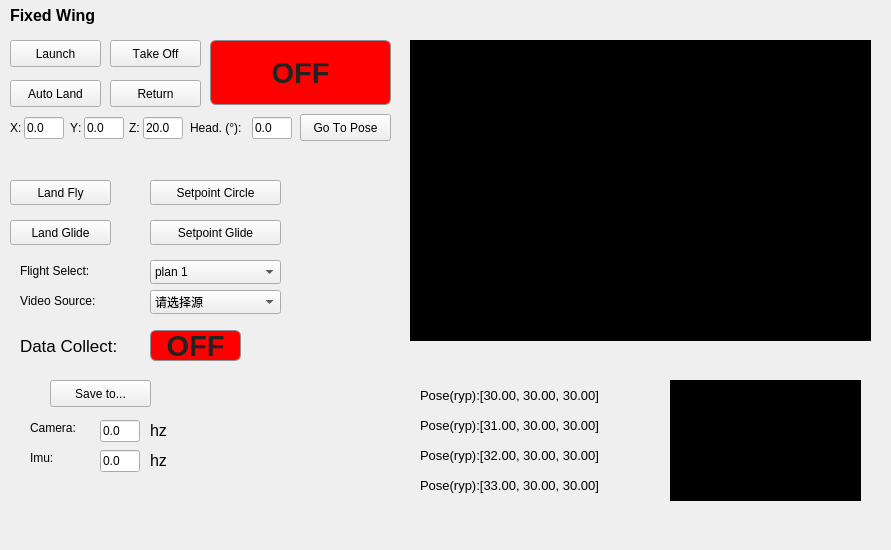
<?xml version="1.0" encoding="UTF-8"?>
<ui version="4.0">
 <class>QuadWidget</class>
 <widget class="QWidget" name="QuadWidget">
  <property name="geometry">
   <rect>
    <x>0</x>
    <y>0</y>
    <width>891</width>
    <height>550</height>
   </rect>
  </property>
  <property name="sizePolicy">
   <sizepolicy hsizetype="Minimum" vsizetype="Fixed">
    <horstretch>0</horstretch>
    <verstretch>0</verstretch>
   </sizepolicy>
  </property>
  <property name="minimumSize">
   <size>
    <width>330</width>
    <height>550</height>
   </size>
  </property>
  <property name="baseSize">
   <size>
    <width>0</width>
    <height>0</height>
   </size>
  </property>
  <property name="font">
   <font>
    <kerning>false</kerning>
   </font>
  </property>
  <property name="windowTitle">
   <string>Copilot</string>
  </property>
  <widget class="QLabel" name="label_8">
   <property name="geometry">
    <rect>
     <x>10</x>
     <y>0</y>
     <width>211</width>
     <height>31</height>
    </rect>
   </property>
   <property name="font">
    <font>
     <pointsize>12</pointsize>
     <weight>75</weight>
     <bold>true</bold>
    </font>
   </property>
   <property name="text">
    <string>Fixed Wing</string>
   </property>
  </widget>
  <widget class="QPushButton" name="button_launch">
   <property name="geometry">
    <rect>
     <x>10</x>
     <y>40</y>
     <width>91</width>
     <height>27</height>
    </rect>
   </property>
   <property name="cursor">
    <cursorShape>ArrowCursor</cursorShape>
   </property>
   <property name="text">
    <string>Launch</string>
   </property>
  </widget>
  <widget class="QPushButton" name="button_off">
   <property name="enabled">
    <bool>false</bool>
   </property>
   <property name="geometry">
    <rect>
     <x>210</x>
     <y>40</y>
     <width>181</width>
     <height>65</height>
    </rect>
   </property>
   <property name="font">
    <font>
     <pointsize>22</pointsize>
     <weight>75</weight>
     <bold>true</bold>
    </font>
   </property>
   <property name="cursor">
    <cursorShape>ArrowCursor</cursorShape>
   </property>
   <property name="autoFillBackground">
    <bool>false</bool>
   </property>
   <property name="styleSheet">
    <string notr="true">QPushButton:pressed { 
		    color: #ffffff;
        		border: 3px solid #8f8f91; 
        		border-radius: 6px; 
        		background-color: 
        		qlineargradient(x1: 0, y1: 0, x2: 0, y2: 1, stop: 0 #ff0000, stop: 1 #ff0000); }
QPushButton:disabled { 
			color: #222222;
        		border: 1px solid #8f8f91; 
        		border-radius: 6px; 
        		background-color: 
        		qlineargradient(x1: 0, y1: 0, x2: 0, y2: 1, stop: 0 #ff0000, stop: 1 #ff0000); }
QPushButton { 
			color: #000000;
        		border: 1px solid #8f8f91; 
        		border-radius: 6px; 
        		background-color: 
        		qlineargradient(x1: 0, y1: 0, x2: 0, y2: 1, stop: 0 #ff0000, stop: 1 #ff0000); }</string>
   </property>
   <property name="text">
    <string>OFF</string>
   </property>
  </widget>
  <widget class="QPushButton" name="button_return">
   <property name="geometry">
    <rect>
     <x>110</x>
     <y>80</y>
     <width>91</width>
     <height>27</height>
    </rect>
   </property>
   <property name="cursor">
    <cursorShape>ArrowCursor</cursorShape>
   </property>
   <property name="toolTip">
    <string>Reset velocities to zero</string>
   </property>
   <property name="text">
    <string>Return</string>
   </property>
  </widget>
  <widget class="QPushButton" name="button_go_to_pose">
   <property name="geometry">
    <rect>
     <x>300</x>
     <y>114</y>
     <width>91</width>
     <height>27</height>
    </rect>
   </property>
   <property name="font">
    <font>
     <weight>50</weight>
     <bold>false</bold>
    </font>
   </property>
   <property name="cursor">
    <cursorShape>ArrowCursor</cursorShape>
   </property>
   <property name="text">
    <string>Go To Pose</string>
   </property>
  </widget>
  <widget class="QPushButton" name="button_auto_land">
   <property name="geometry">
    <rect>
     <x>10</x>
     <y>80</y>
     <width>91</width>
     <height>27</height>
    </rect>
   </property>
   <property name="cursor">
    <cursorShape>ArrowCursor</cursorShape>
   </property>
   <property name="mouseTracking">
    <bool>false</bool>
   </property>
   <property name="text">
    <string>Auto Land</string>
   </property>
  </widget>
  <widget class="QLineEdit" name="go_to_pose_x">
   <property name="geometry">
    <rect>
     <x>24</x>
     <y>117</y>
     <width>40</width>
     <height>22</height>
    </rect>
   </property>
   <property name="text">
    <string>0.0</string>
   </property>
  </widget>
  <widget class="QLabel" name="label_go_to_pose_x">
   <property name="geometry">
    <rect>
     <x>10</x>
     <y>120</y>
     <width>16</width>
     <height>16</height>
    </rect>
   </property>
   <property name="text">
    <string>X:</string>
   </property>
  </widget>
  <widget class="QLabel" name="label_go_to_pose_y">
   <property name="geometry">
    <rect>
     <x>70</x>
     <y>120</y>
     <width>16</width>
     <height>16</height>
    </rect>
   </property>
   <property name="text">
    <string>Y:</string>
   </property>
  </widget>
  <widget class="QLineEdit" name="go_to_pose_y">
   <property name="geometry">
    <rect>
     <x>84</x>
     <y>117</y>
     <width>40</width>
     <height>22</height>
    </rect>
   </property>
   <property name="text">
    <string>0.0</string>
   </property>
  </widget>
  <widget class="QLabel" name="label_go_to_pose_z">
   <property name="geometry">
    <rect>
     <x>129</x>
     <y>120</y>
     <width>16</width>
     <height>16</height>
    </rect>
   </property>
   <property name="text">
    <string>Z:</string>
   </property>
  </widget>
  <widget class="QLineEdit" name="go_to_pose_z">
   <property name="geometry">
    <rect>
     <x>143</x>
     <y>117</y>
     <width>40</width>
     <height>22</height>
    </rect>
   </property>
   <property name="text">
    <string>20.0</string>
   </property>
  </widget>
  <widget class="QLabel" name="label_go_to_pose_heading">
   <property name="geometry">
    <rect>
     <x>190</x>
     <y>120</y>
     <width>61</width>
     <height>16</height>
    </rect>
   </property>
   <property name="text">
    <string>Head. (°):</string>
   </property>
  </widget>
  <widget class="QLineEdit" name="go_to_pose_heading">
   <property name="geometry">
    <rect>
     <x>252</x>
     <y>117</y>
     <width>40</width>
     <height>22</height>
    </rect>
   </property>
   <property name="text">
    <string>0.0</string>
   </property>
  </widget>
  <widget class="QPushButton" name="button_land_fly">
   <property name="geometry">
    <rect>
     <x>10</x>
     <y>180</y>
     <width>101</width>
     <height>25</height>
    </rect>
   </property>
   <property name="text">
    <string>Land Fly</string>
   </property>
  </widget>
  <widget class="QPushButton" name="button_land_glide">
   <property name="geometry">
    <rect>
     <x>10</x>
     <y>220</y>
     <width>101</width>
     <height>25</height>
    </rect>
   </property>
   <property name="text">
    <string>Land Glide</string>
   </property>
  </widget>
  <widget class="QPushButton" name="button_setpoint_circle">
   <property name="geometry">
    <rect>
     <x>150</x>
     <y>180</y>
     <width>131</width>
     <height>25</height>
    </rect>
   </property>
   <property name="text">
    <string>Setpoint Circle</string>
   </property>
  </widget>
  <widget class="QPushButton" name="button_setpoint_glide">
   <property name="geometry">
    <rect>
     <x>150</x>
     <y>220</y>
     <width>131</width>
     <height>25</height>
    </rect>
   </property>
   <property name="text">
    <string>Setpoint Glide</string>
   </property>
  </widget>
  <widget class="QLabel" name="ImageLabel_video">
   <property name="geometry">
    <rect>
     <x>410</x>
     <y>40</y>
     <width>461</width>
     <height>301</height>
    </rect>
   </property>
   <property name="palette">
    <palette>
     <active>
      <colorrole role="WindowText">
       <brush brushstyle="SolidPattern">
        <color alpha="255">
         <red>0</red>
         <green>0</green>
         <blue>0</blue>
        </color>
       </brush>
      </colorrole>
      <colorrole role="Button">
       <brush brushstyle="SolidPattern">
        <color alpha="255">
         <red>0</red>
         <green>0</green>
         <blue>0</blue>
        </color>
       </brush>
      </colorrole>
      <colorrole role="Light">
       <brush brushstyle="SolidPattern">
        <color alpha="255">
         <red>255</red>
         <green>255</green>
         <blue>255</blue>
        </color>
       </brush>
      </colorrole>
      <colorrole role="Midlight">
       <brush brushstyle="SolidPattern">
        <color alpha="255">
         <red>255</red>
         <green>255</green>
         <blue>255</blue>
        </color>
       </brush>
      </colorrole>
      <colorrole role="Dark">
       <brush brushstyle="SolidPattern">
        <color alpha="255">
         <red>127</red>
         <green>127</green>
         <blue>127</blue>
        </color>
       </brush>
      </colorrole>
      <colorrole role="Mid">
       <brush brushstyle="SolidPattern">
        <color alpha="255">
         <red>170</red>
         <green>170</green>
         <blue>170</blue>
        </color>
       </brush>
      </colorrole>
      <colorrole role="Text">
       <brush brushstyle="SolidPattern">
        <color alpha="255">
         <red>0</red>
         <green>0</green>
         <blue>0</blue>
        </color>
       </brush>
      </colorrole>
      <colorrole role="BrightText">
       <brush brushstyle="SolidPattern">
        <color alpha="255">
         <red>255</red>
         <green>255</green>
         <blue>255</blue>
        </color>
       </brush>
      </colorrole>
      <colorrole role="ButtonText">
       <brush brushstyle="SolidPattern">
        <color alpha="255">
         <red>0</red>
         <green>0</green>
         <blue>0</blue>
        </color>
       </brush>
      </colorrole>
      <colorrole role="Base">
       <brush brushstyle="SolidPattern">
        <color alpha="255">
         <red>0</red>
         <green>0</green>
         <blue>0</blue>
        </color>
       </brush>
      </colorrole>
      <colorrole role="Window">
       <brush brushstyle="SolidPattern">
        <color alpha="255">
         <red>0</red>
         <green>0</green>
         <blue>0</blue>
        </color>
       </brush>
      </colorrole>
      <colorrole role="Shadow">
       <brush brushstyle="SolidPattern">
        <color alpha="255">
         <red>0</red>
         <green>0</green>
         <blue>0</blue>
        </color>
       </brush>
      </colorrole>
      <colorrole role="AlternateBase">
       <brush brushstyle="SolidPattern">
        <color alpha="255">
         <red>255</red>
         <green>255</green>
         <blue>255</blue>
        </color>
       </brush>
      </colorrole>
      <colorrole role="ToolTipBase">
       <brush brushstyle="SolidPattern">
        <color alpha="255">
         <red>255</red>
         <green>255</green>
         <blue>220</blue>
        </color>
       </brush>
      </colorrole>
      <colorrole role="ToolTipText">
       <brush brushstyle="SolidPattern">
        <color alpha="255">
         <red>0</red>
         <green>0</green>
         <blue>0</blue>
        </color>
       </brush>
      </colorrole>
     </active>
     <inactive>
      <colorrole role="WindowText">
       <brush brushstyle="SolidPattern">
        <color alpha="255">
         <red>0</red>
         <green>0</green>
         <blue>0</blue>
        </color>
       </brush>
      </colorrole>
      <colorrole role="Button">
       <brush brushstyle="SolidPattern">
        <color alpha="255">
         <red>0</red>
         <green>0</green>
         <blue>0</blue>
        </color>
       </brush>
      </colorrole>
      <colorrole role="Light">
       <brush brushstyle="SolidPattern">
        <color alpha="255">
         <red>255</red>
         <green>255</green>
         <blue>255</blue>
        </color>
       </brush>
      </colorrole>
      <colorrole role="Midlight">
       <brush brushstyle="SolidPattern">
        <color alpha="255">
         <red>255</red>
         <green>255</green>
         <blue>255</blue>
        </color>
       </brush>
      </colorrole>
      <colorrole role="Dark">
       <brush brushstyle="SolidPattern">
        <color alpha="255">
         <red>127</red>
         <green>127</green>
         <blue>127</blue>
        </color>
       </brush>
      </colorrole>
      <colorrole role="Mid">
       <brush brushstyle="SolidPattern">
        <color alpha="255">
         <red>170</red>
         <green>170</green>
         <blue>170</blue>
        </color>
       </brush>
      </colorrole>
      <colorrole role="Text">
       <brush brushstyle="SolidPattern">
        <color alpha="255">
         <red>0</red>
         <green>0</green>
         <blue>0</blue>
        </color>
       </brush>
      </colorrole>
      <colorrole role="BrightText">
       <brush brushstyle="SolidPattern">
        <color alpha="255">
         <red>255</red>
         <green>255</green>
         <blue>255</blue>
        </color>
       </brush>
      </colorrole>
      <colorrole role="ButtonText">
       <brush brushstyle="SolidPattern">
        <color alpha="255">
         <red>0</red>
         <green>0</green>
         <blue>0</blue>
        </color>
       </brush>
      </colorrole>
      <colorrole role="Base">
       <brush brushstyle="SolidPattern">
        <color alpha="255">
         <red>0</red>
         <green>0</green>
         <blue>0</blue>
        </color>
       </brush>
      </colorrole>
      <colorrole role="Window">
       <brush brushstyle="SolidPattern">
        <color alpha="255">
         <red>0</red>
         <green>0</green>
         <blue>0</blue>
        </color>
       </brush>
      </colorrole>
      <colorrole role="Shadow">
       <brush brushstyle="SolidPattern">
        <color alpha="255">
         <red>0</red>
         <green>0</green>
         <blue>0</blue>
        </color>
       </brush>
      </colorrole>
      <colorrole role="AlternateBase">
       <brush brushstyle="SolidPattern">
        <color alpha="255">
         <red>255</red>
         <green>255</green>
         <blue>255</blue>
        </color>
       </brush>
      </colorrole>
      <colorrole role="ToolTipBase">
       <brush brushstyle="SolidPattern">
        <color alpha="255">
         <red>255</red>
         <green>255</green>
         <blue>220</blue>
        </color>
       </brush>
      </colorrole>
      <colorrole role="ToolTipText">
       <brush brushstyle="SolidPattern">
        <color alpha="255">
         <red>0</red>
         <green>0</green>
         <blue>0</blue>
        </color>
       </brush>
      </colorrole>
     </inactive>
     <disabled>
      <colorrole role="WindowText">
       <brush brushstyle="SolidPattern">
        <color alpha="255">
         <red>127</red>
         <green>127</green>
         <blue>127</blue>
        </color>
       </brush>
      </colorrole>
      <colorrole role="Button">
       <brush brushstyle="SolidPattern">
        <color alpha="255">
         <red>0</red>
         <green>0</green>
         <blue>0</blue>
        </color>
       </brush>
      </colorrole>
      <colorrole role="Light">
       <brush brushstyle="SolidPattern">
        <color alpha="255">
         <red>255</red>
         <green>255</green>
         <blue>255</blue>
        </color>
       </brush>
      </colorrole>
      <colorrole role="Midlight">
       <brush brushstyle="SolidPattern">
        <color alpha="255">
         <red>255</red>
         <green>255</green>
         <blue>255</blue>
        </color>
       </brush>
      </colorrole>
      <colorrole role="Dark">
       <brush brushstyle="SolidPattern">
        <color alpha="255">
         <red>127</red>
         <green>127</green>
         <blue>127</blue>
        </color>
       </brush>
      </colorrole>
      <colorrole role="Mid">
       <brush brushstyle="SolidPattern">
        <color alpha="255">
         <red>170</red>
         <green>170</green>
         <blue>170</blue>
        </color>
       </brush>
      </colorrole>
      <colorrole role="Text">
       <brush brushstyle="SolidPattern">
        <color alpha="255">
         <red>127</red>
         <green>127</green>
         <blue>127</blue>
        </color>
       </brush>
      </colorrole>
      <colorrole role="BrightText">
       <brush brushstyle="SolidPattern">
        <color alpha="255">
         <red>255</red>
         <green>255</green>
         <blue>255</blue>
        </color>
       </brush>
      </colorrole>
      <colorrole role="ButtonText">
       <brush brushstyle="SolidPattern">
        <color alpha="255">
         <red>127</red>
         <green>127</green>
         <blue>127</blue>
        </color>
       </brush>
      </colorrole>
      <colorrole role="Base">
       <brush brushstyle="SolidPattern">
        <color alpha="255">
         <red>0</red>
         <green>0</green>
         <blue>0</blue>
        </color>
       </brush>
      </colorrole>
      <colorrole role="Window">
       <brush brushstyle="SolidPattern">
        <color alpha="255">
         <red>0</red>
         <green>0</green>
         <blue>0</blue>
        </color>
       </brush>
      </colorrole>
      <colorrole role="Shadow">
       <brush brushstyle="SolidPattern">
        <color alpha="255">
         <red>0</red>
         <green>0</green>
         <blue>0</blue>
        </color>
       </brush>
      </colorrole>
      <colorrole role="AlternateBase">
       <brush brushstyle="SolidPattern">
        <color alpha="255">
         <red>255</red>
         <green>255</green>
         <blue>255</blue>
        </color>
       </brush>
      </colorrole>
      <colorrole role="ToolTipBase">
       <brush brushstyle="SolidPattern">
        <color alpha="255">
         <red>255</red>
         <green>255</green>
         <blue>220</blue>
        </color>
       </brush>
      </colorrole>
      <colorrole role="ToolTipText">
       <brush brushstyle="SolidPattern">
        <color alpha="255">
         <red>0</red>
         <green>0</green>
         <blue>0</blue>
        </color>
       </brush>
      </colorrole>
     </disabled>
    </palette>
   </property>
   <property name="styleSheet">
    <string notr="true">background-color: rgb(0, 0, 0);</string>
   </property>
   <property name="text">
    <string/>
   </property>
  </widget>
  <widget class="QComboBox" name="PixelFormat">
   <property name="geometry">
    <rect>
     <x>150</x>
     <y>260</y>
     <width>131</width>
     <height>24</height>
    </rect>
   </property>
   <property name="editable">
    <bool>false</bool>
   </property>
   <item>
    <property name="text">
     <string>plan 1</string>
    </property>
   </item>
   <item>
    <property name="text">
     <string>plan 2</string>
    </property>
   </item>
  </widget>
  <widget class="QLabel" name="label_flight_select">
   <property name="geometry">
    <rect>
     <x>20</x>
     <y>250</y>
     <width>101</width>
     <height>41</height>
    </rect>
   </property>
   <property name="text">
    <string>Flight Select:</string>
   </property>
  </widget>
  <widget class="QLabel" name="label_pose_1">
   <property name="geometry">
    <rect>
     <x>420</x>
     <y>380</y>
     <width>391</width>
     <height>31</height>
    </rect>
   </property>
   <property name="font">
    <font>
     <pointsize>10</pointsize>
    </font>
   </property>
   <property name="text">
    <string>Pose(ryp):[30.00, 30.00, 30.00]</string>
   </property>
  </widget>
  <widget class="QLabel" name="label_pose_2">
   <property name="geometry">
    <rect>
     <x>420</x>
     <y>410</y>
     <width>391</width>
     <height>31</height>
    </rect>
   </property>
   <property name="font">
    <font>
     <pointsize>10</pointsize>
    </font>
   </property>
   <property name="text">
    <string>Pose(ryp):[31.00, 30.00, 30.00]</string>
   </property>
  </widget>
  <widget class="QLabel" name="label_pose_3">
   <property name="geometry">
    <rect>
     <x>420</x>
     <y>440</y>
     <width>391</width>
     <height>31</height>
    </rect>
   </property>
   <property name="font">
    <font>
     <pointsize>10</pointsize>
    </font>
   </property>
   <property name="text">
    <string>Pose(ryp):[32.00, 30.00, 30.00]</string>
   </property>
  </widget>
  <widget class="QLabel" name="label_pose_4">
   <property name="geometry">
    <rect>
     <x>420</x>
     <y>470</y>
     <width>391</width>
     <height>31</height>
    </rect>
   </property>
   <property name="font">
    <font>
     <pointsize>10</pointsize>
    </font>
   </property>
   <property name="text">
    <string>Pose(ryp):[33.00, 30.00, 30.00]</string>
   </property>
  </widget>
  <widget class="QPushButton" name="button_off_2">
   <property name="enabled">
    <bool>false</bool>
   </property>
   <property name="geometry">
    <rect>
     <x>150</x>
     <y>330</y>
     <width>91</width>
     <height>31</height>
    </rect>
   </property>
   <property name="font">
    <font>
     <pointsize>22</pointsize>
     <weight>75</weight>
     <bold>true</bold>
    </font>
   </property>
   <property name="cursor">
    <cursorShape>ArrowCursor</cursorShape>
   </property>
   <property name="autoFillBackground">
    <bool>false</bool>
   </property>
   <property name="styleSheet">
    <string notr="true">QPushButton:pressed { 
		    color: #ffffff;
        		border: 3px solid #8f8f91; 
        		border-radius: 6px; 
        		background-color: 
        		qlineargradient(x1: 0, y1: 0, x2: 0, y2: 1, stop: 0 #ff0000, stop: 1 #ff0000); }
QPushButton:disabled { 
			color: #222222;
        		border: 1px solid #8f8f91; 
        		border-radius: 6px; 
        		background-color: 
        		qlineargradient(x1: 0, y1: 0, x2: 0, y2: 1, stop: 0 #ff0000, stop: 1 #ff0000); }
QPushButton { 
			color: #000000;
        		border: 1px solid #8f8f91; 
        		border-radius: 6px; 
        		background-color: 
        		qlineargradient(x1: 0, y1: 0, x2: 0, y2: 1, stop: 0 #ff0000, stop: 1 #ff0000); }</string>
   </property>
   <property name="text">
    <string>OFF</string>
   </property>
  </widget>
  <widget class="QLabel" name="label_data_collect">
   <property name="geometry">
    <rect>
     <x>20</x>
     <y>320</y>
     <width>111</width>
     <height>51</height>
    </rect>
   </property>
   <property name="font">
    <font>
     <pointsize>13</pointsize>
    </font>
   </property>
   <property name="text">
    <string>Data Collect:</string>
   </property>
  </widget>
  <widget class="QPushButton" name="button_save_data_collect">
   <property name="geometry">
    <rect>
     <x>50</x>
     <y>380</y>
     <width>101</width>
     <height>27</height>
    </rect>
   </property>
   <property name="cursor">
    <cursorShape>ArrowCursor</cursorShape>
   </property>
   <property name="text">
    <string>Save to...</string>
   </property>
  </widget>
  <widget class="QLabel" name="label_go_to_pose_x_2">
   <property name="geometry">
    <rect>
     <x>30</x>
     <y>420</y>
     <width>61</width>
     <height>16</height>
    </rect>
   </property>
   <property name="text">
    <string>Camera:</string>
   </property>
  </widget>
  <widget class="QLabel" name="label_go_to_pose_x_3">
   <property name="geometry">
    <rect>
     <x>30</x>
     <y>450</y>
     <width>61</width>
     <height>16</height>
    </rect>
   </property>
   <property name="text">
    <string>Imu:</string>
   </property>
  </widget>
  <widget class="QLineEdit" name="go_to_pose_x_2">
   <property name="geometry">
    <rect>
     <x>100</x>
     <y>420</y>
     <width>40</width>
     <height>22</height>
    </rect>
   </property>
   <property name="text">
    <string>0.0</string>
   </property>
  </widget>
  <widget class="QLineEdit" name="go_to_pose_x_3">
   <property name="geometry">
    <rect>
     <x>100</x>
     <y>450</y>
     <width>40</width>
     <height>22</height>
    </rect>
   </property>
   <property name="text">
    <string>0.0</string>
   </property>
  </widget>
  <widget class="QLabel" name="label_go_to_pose_x_4">
   <property name="geometry">
    <rect>
     <x>150</x>
     <y>420</y>
     <width>61</width>
     <height>21</height>
    </rect>
   </property>
   <property name="font">
    <font>
     <pointsize>12</pointsize>
    </font>
   </property>
   <property name="text">
    <string>hz</string>
   </property>
  </widget>
  <widget class="QLabel" name="label_go_to_pose_x_5">
   <property name="geometry">
    <rect>
     <x>150</x>
     <y>450</y>
     <width>61</width>
     <height>21</height>
    </rect>
   </property>
   <property name="font">
    <font>
     <pointsize>12</pointsize>
    </font>
   </property>
   <property name="text">
    <string>hz</string>
   </property>
  </widget>
  <widget class="QLabel" name="ImageLabel_lidar">
   <property name="geometry">
    <rect>
     <x>670</x>
     <y>380</y>
     <width>191</width>
     <height>121</height>
    </rect>
   </property>
   <property name="palette">
    <palette>
     <active>
      <colorrole role="WindowText">
       <brush brushstyle="SolidPattern">
        <color alpha="255">
         <red>0</red>
         <green>0</green>
         <blue>0</blue>
        </color>
       </brush>
      </colorrole>
      <colorrole role="Button">
       <brush brushstyle="SolidPattern">
        <color alpha="255">
         <red>0</red>
         <green>0</green>
         <blue>0</blue>
        </color>
       </brush>
      </colorrole>
      <colorrole role="Light">
       <brush brushstyle="SolidPattern">
        <color alpha="255">
         <red>255</red>
         <green>255</green>
         <blue>255</blue>
        </color>
       </brush>
      </colorrole>
      <colorrole role="Midlight">
       <brush brushstyle="SolidPattern">
        <color alpha="255">
         <red>255</red>
         <green>255</green>
         <blue>255</blue>
        </color>
       </brush>
      </colorrole>
      <colorrole role="Dark">
       <brush brushstyle="SolidPattern">
        <color alpha="255">
         <red>127</red>
         <green>127</green>
         <blue>127</blue>
        </color>
       </brush>
      </colorrole>
      <colorrole role="Mid">
       <brush brushstyle="SolidPattern">
        <color alpha="255">
         <red>170</red>
         <green>170</green>
         <blue>170</blue>
        </color>
       </brush>
      </colorrole>
      <colorrole role="Text">
       <brush brushstyle="SolidPattern">
        <color alpha="255">
         <red>0</red>
         <green>0</green>
         <blue>0</blue>
        </color>
       </brush>
      </colorrole>
      <colorrole role="BrightText">
       <brush brushstyle="SolidPattern">
        <color alpha="255">
         <red>255</red>
         <green>255</green>
         <blue>255</blue>
        </color>
       </brush>
      </colorrole>
      <colorrole role="ButtonText">
       <brush brushstyle="SolidPattern">
        <color alpha="255">
         <red>0</red>
         <green>0</green>
         <blue>0</blue>
        </color>
       </brush>
      </colorrole>
      <colorrole role="Base">
       <brush brushstyle="SolidPattern">
        <color alpha="255">
         <red>0</red>
         <green>0</green>
         <blue>0</blue>
        </color>
       </brush>
      </colorrole>
      <colorrole role="Window">
       <brush brushstyle="SolidPattern">
        <color alpha="255">
         <red>0</red>
         <green>0</green>
         <blue>0</blue>
        </color>
       </brush>
      </colorrole>
      <colorrole role="Shadow">
       <brush brushstyle="SolidPattern">
        <color alpha="255">
         <red>0</red>
         <green>0</green>
         <blue>0</blue>
        </color>
       </brush>
      </colorrole>
      <colorrole role="AlternateBase">
       <brush brushstyle="SolidPattern">
        <color alpha="255">
         <red>255</red>
         <green>255</green>
         <blue>255</blue>
        </color>
       </brush>
      </colorrole>
      <colorrole role="ToolTipBase">
       <brush brushstyle="SolidPattern">
        <color alpha="255">
         <red>255</red>
         <green>255</green>
         <blue>220</blue>
        </color>
       </brush>
      </colorrole>
      <colorrole role="ToolTipText">
       <brush brushstyle="SolidPattern">
        <color alpha="255">
         <red>0</red>
         <green>0</green>
         <blue>0</blue>
        </color>
       </brush>
      </colorrole>
     </active>
     <inactive>
      <colorrole role="WindowText">
       <brush brushstyle="SolidPattern">
        <color alpha="255">
         <red>0</red>
         <green>0</green>
         <blue>0</blue>
        </color>
       </brush>
      </colorrole>
      <colorrole role="Button">
       <brush brushstyle="SolidPattern">
        <color alpha="255">
         <red>0</red>
         <green>0</green>
         <blue>0</blue>
        </color>
       </brush>
      </colorrole>
      <colorrole role="Light">
       <brush brushstyle="SolidPattern">
        <color alpha="255">
         <red>255</red>
         <green>255</green>
         <blue>255</blue>
        </color>
       </brush>
      </colorrole>
      <colorrole role="Midlight">
       <brush brushstyle="SolidPattern">
        <color alpha="255">
         <red>255</red>
         <green>255</green>
         <blue>255</blue>
        </color>
       </brush>
      </colorrole>
      <colorrole role="Dark">
       <brush brushstyle="SolidPattern">
        <color alpha="255">
         <red>127</red>
         <green>127</green>
         <blue>127</blue>
        </color>
       </brush>
      </colorrole>
      <colorrole role="Mid">
       <brush brushstyle="SolidPattern">
        <color alpha="255">
         <red>170</red>
         <green>170</green>
         <blue>170</blue>
        </color>
       </brush>
      </colorrole>
      <colorrole role="Text">
       <brush brushstyle="SolidPattern">
        <color alpha="255">
         <red>0</red>
         <green>0</green>
         <blue>0</blue>
        </color>
       </brush>
      </colorrole>
      <colorrole role="BrightText">
       <brush brushstyle="SolidPattern">
        <color alpha="255">
         <red>255</red>
         <green>255</green>
         <blue>255</blue>
        </color>
       </brush>
      </colorrole>
      <colorrole role="ButtonText">
       <brush brushstyle="SolidPattern">
        <color alpha="255">
         <red>0</red>
         <green>0</green>
         <blue>0</blue>
        </color>
       </brush>
      </colorrole>
      <colorrole role="Base">
       <brush brushstyle="SolidPattern">
        <color alpha="255">
         <red>0</red>
         <green>0</green>
         <blue>0</blue>
        </color>
       </brush>
      </colorrole>
      <colorrole role="Window">
       <brush brushstyle="SolidPattern">
        <color alpha="255">
         <red>0</red>
         <green>0</green>
         <blue>0</blue>
        </color>
       </brush>
      </colorrole>
      <colorrole role="Shadow">
       <brush brushstyle="SolidPattern">
        <color alpha="255">
         <red>0</red>
         <green>0</green>
         <blue>0</blue>
        </color>
       </brush>
      </colorrole>
      <colorrole role="AlternateBase">
       <brush brushstyle="SolidPattern">
        <color alpha="255">
         <red>255</red>
         <green>255</green>
         <blue>255</blue>
        </color>
       </brush>
      </colorrole>
      <colorrole role="ToolTipBase">
       <brush brushstyle="SolidPattern">
        <color alpha="255">
         <red>255</red>
         <green>255</green>
         <blue>220</blue>
        </color>
       </brush>
      </colorrole>
      <colorrole role="ToolTipText">
       <brush brushstyle="SolidPattern">
        <color alpha="255">
         <red>0</red>
         <green>0</green>
         <blue>0</blue>
        </color>
       </brush>
      </colorrole>
     </inactive>
     <disabled>
      <colorrole role="WindowText">
       <brush brushstyle="SolidPattern">
        <color alpha="255">
         <red>127</red>
         <green>127</green>
         <blue>127</blue>
        </color>
       </brush>
      </colorrole>
      <colorrole role="Button">
       <brush brushstyle="SolidPattern">
        <color alpha="255">
         <red>0</red>
         <green>0</green>
         <blue>0</blue>
        </color>
       </brush>
      </colorrole>
      <colorrole role="Light">
       <brush brushstyle="SolidPattern">
        <color alpha="255">
         <red>255</red>
         <green>255</green>
         <blue>255</blue>
        </color>
       </brush>
      </colorrole>
      <colorrole role="Midlight">
       <brush brushstyle="SolidPattern">
        <color alpha="255">
         <red>255</red>
         <green>255</green>
         <blue>255</blue>
        </color>
       </brush>
      </colorrole>
      <colorrole role="Dark">
       <brush brushstyle="SolidPattern">
        <color alpha="255">
         <red>127</red>
         <green>127</green>
         <blue>127</blue>
        </color>
       </brush>
      </colorrole>
      <colorrole role="Mid">
       <brush brushstyle="SolidPattern">
        <color alpha="255">
         <red>170</red>
         <green>170</green>
         <blue>170</blue>
        </color>
       </brush>
      </colorrole>
      <colorrole role="Text">
       <brush brushstyle="SolidPattern">
        <color alpha="255">
         <red>127</red>
         <green>127</green>
         <blue>127</blue>
        </color>
       </brush>
      </colorrole>
      <colorrole role="BrightText">
       <brush brushstyle="SolidPattern">
        <color alpha="255">
         <red>255</red>
         <green>255</green>
         <blue>255</blue>
        </color>
       </brush>
      </colorrole>
      <colorrole role="ButtonText">
       <brush brushstyle="SolidPattern">
        <color alpha="255">
         <red>127</red>
         <green>127</green>
         <blue>127</blue>
        </color>
       </brush>
      </colorrole>
      <colorrole role="Base">
       <brush brushstyle="SolidPattern">
        <color alpha="255">
         <red>0</red>
         <green>0</green>
         <blue>0</blue>
        </color>
       </brush>
      </colorrole>
      <colorrole role="Window">
       <brush brushstyle="SolidPattern">
        <color alpha="255">
         <red>0</red>
         <green>0</green>
         <blue>0</blue>
        </color>
       </brush>
      </colorrole>
      <colorrole role="Shadow">
       <brush brushstyle="SolidPattern">
        <color alpha="255">
         <red>0</red>
         <green>0</green>
         <blue>0</blue>
        </color>
       </brush>
      </colorrole>
      <colorrole role="AlternateBase">
       <brush brushstyle="SolidPattern">
        <color alpha="255">
         <red>255</red>
         <green>255</green>
         <blue>255</blue>
        </color>
       </brush>
      </colorrole>
      <colorrole role="ToolTipBase">
       <brush brushstyle="SolidPattern">
        <color alpha="255">
         <red>255</red>
         <green>255</green>
         <blue>220</blue>
        </color>
       </brush>
      </colorrole>
      <colorrole role="ToolTipText">
       <brush brushstyle="SolidPattern">
        <color alpha="255">
         <red>0</red>
         <green>0</green>
         <blue>0</blue>
        </color>
       </brush>
      </colorrole>
     </disabled>
    </palette>
   </property>
   <property name="styleSheet">
    <string notr="true">background-color: rgb(0, 0, 0);</string>
   </property>
   <property name="text">
    <string/>
   </property>
  </widget>
  <widget class="QPushButton" name="button_take_off">
   <property name="geometry">
    <rect>
     <x>110</x>
     <y>40</y>
     <width>91</width>
     <height>27</height>
    </rect>
   </property>
   <property name="cursor">
    <cursorShape>ArrowCursor</cursorShape>
   </property>
   <property name="text">
    <string>Take Off</string>
   </property>
  </widget>
  <widget class="QComboBox" name="Box_video_src">
   <property name="geometry">
    <rect>
     <x>150</x>
     <y>290</y>
     <width>131</width>
     <height>24</height>
    </rect>
   </property>
   <property name="editable">
    <bool>false</bool>
   </property>
   <item>
    <property name="text">
     <string>请选择源</string>
    </property>
   </item>
   <item>
    <property name="text">
     <string>demo1</string>
    </property>
   </item>
   <item>
    <property name="text">
     <string>demo2</string>
    </property>
   </item>
   <item>
    <property name="text">
     <string>demo3</string>
    </property>
   </item>
  </widget>
  <widget class="QLabel" name="label_video_select">
   <property name="geometry">
    <rect>
     <x>20</x>
     <y>280</y>
     <width>101</width>
     <height>41</height>
    </rect>
   </property>
   <property name="text">
    <string>Video Source:</string>
   </property>
  </widget>
 </widget>
 <resources/>
 <connections/>
</ui>
